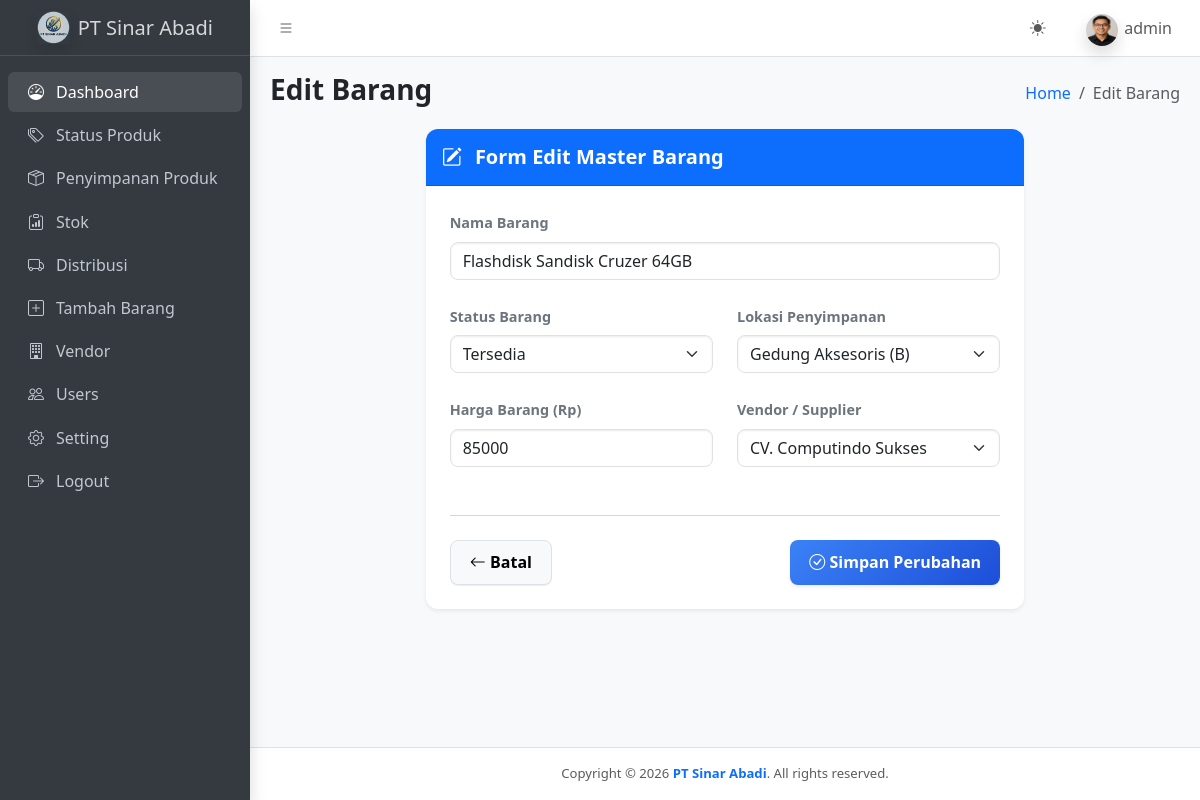
Screenshot of /edit_barang.php?id=10 (signed in) with the database file from the repository.
### tables this page shows
CREATE TABLE `barang` (
  `id` int(11) NOT NULL AUTO_INCREMENT,
  `nama_barang` varchar(100) NOT NULL,
  `status_id` varchar(50) DEFAULT NULL,
  `penyimpanan_id` varchar(100) DEFAULT NULL,
  `harga_barang` int(11) DEFAULT NULL,
  `stok` int(11) NOT NULL,
  `limit_stok` int(11) NOT NULL DEFAULT 5,
  `vendor_id` int(11) NOT NULL,
  PRIMARY KEY (`id`)
);

CREATE TABLE `status_barang` (
  `id` int(11) NOT NULL AUTO_INCREMENT,
  `nama_status` varchar(100) NOT NULL,
  PRIMARY KEY (`id`)
);

CREATE TABLE `penyimpanan` (
  `id` int(11) NOT NULL AUTO_INCREMENT,
  `nama_penyimpanan` varchar(100) NOT NULL,
  `lokasi` varchar(300) NOT NULL,
  PRIMARY KEY (`id`)
);

CREATE TABLE `vendor` (
  `id_vendor` int(11) NOT NULL AUTO_INCREMENT,
  `nama_vendor` varchar(100) NOT NULL,
  `kontak_vendor` varchar(50) NOT NULL,
  `alamat_vendor` text NOT NULL,
  PRIMARY KEY (`id_vendor`)
);

### edit_barang.php (the view, shortened to what this page needs)
<?php
include 'koneksi.php';
$id = mysqli_real_escape_string($koneksi, $_GET['id'] ?? '');
$data = mysqli_query($koneksi, "SELECT * FROM barang WHERE id = '$id' LIMIT 1");
$row = $data ? mysqli_fetch_assoc($data) : null;
$query_status      = mysqli_query($koneksi, "SELECT * FROM status_barang");
$query_penyimpanan = mysqli_query($koneksi, "SELECT * FROM penyimpanan");
$query_vendor      = mysqli_query($koneksi, "SELECT * FROM vendor");
include __DIR__ . '/components/head.php';
include __DIR__ . '/components/topbar.php';
include __DIR__ . '/components/sidebar.php';
?>
<main class="app-main">
    <div class="app-content-header">
        <div class="container-fluid">
            <div class="row">
                <div class="col-sm-6">
                    <h3 class="mb-0 fw-bold">Edit Barang</h3>
                </div>
                <div class="col-sm-6">
                    <ol class="breadcrumb float-sm-end">
                        <li class="breadcrumb-item"><a href="index.php">Home</a></li>
                        <li class="breadcrumb-item active" aria-current="page">Edit Barang</li>
                    </ol>
                </div>
            </div>
        </div>
    </div>
    <div class="app-content">
        <div class="container-fluid">
            <div class="row justify-content-center">
                <div class="col-lg-8">
                    <div class="card shadow-sm border-0" style="border-radius: 12px; overflow: hidden;">
                        <div class="card-header bg-primary text-white py-3">
                            <h5 class="mb-0 fw-bold"><i class="bi bi-pencil-square me-2"></i> Form Edit Master Barang</h5>
                        </div>
                        <div class="card-body p-4">
                            <form method="POST" action="">
                                <div class="mb-4">
                                    <label class="form-label fw-semibold text-secondary" style="font-size: 0.9rem;">Nama Barang</label>
                                    <input type="text" name="nama" class="form-control" value="<?= htmlspecialchars($row['nama_barang']); ?>" required style="border-radius: 8px;">
                                </div>
                                <div class="row">
                                    <div class="col-md-6 mb-4">
                                        <label class="form-label fw-semibold text-secondary" style="font-size: 0.9rem;">Status Barang</label>
                                        <select name="status_id" class="form-select" required style="border-radius: 8px;">
                                            <?php while ($st = mysqli_fetch_assoc($query_status)) { ?>
                                                <option value="<?= $st['id']; ?>" <?= $row['status_id'] == $st['id'] ? 'selected' : ''; ?>>
                                                    <?= htmlspecialchars($st['nama_status']); ?>
                                                </option>
                                            <?php } ?>
                                        </select>
                                    </div>
                                    <div class="col-md-6 mb-4">
                                        <label class="form-label fw-semibold text-secondary" style="font-size: 0.9rem;">Lokasi Penyimpanan</label>
                                        <select name="penyimpanan_id" class="form-select" required style="border-radius: 8px;">
                                            <?php while ($pny = mysqli_fetch_assoc($query_penyimpanan)) { ?>
                                                <option value="<?= $pny['id']; ?>" <?= $row['penyimpanan_id'] == $pny['id'] ? 'selected' : ''; ?>>
                                                    <?= htmlspecialchars($pny['nama_penyimpanan']); ?>
                                                </option>
                                            <?php } ?>
                                        </select>
                                    </div>
                                </div>
                                <div class="row">
                                    <div class="col-md-6 mb-4">
                                        <label class="form-label fw-semibold text-secondary" style="font-size: 0.9rem;">Harga Barang (Rp)</label>
                                        <input type="number" name="harga" class="form-control" value="<?= $row['harga_barang']; ?>" min="0" required style="border-radius: 8px;">
                                    </div>
                                    <div class="col-md-6 mb-4">
                                        <label class="form-label fw-semibold text-secondary" style="font-size: 0.9rem;">Vendor / Supplier</label>
                                        <select name="vendor_id" class="form-select" required style="border-radius: 8px;">
                                            <?php while ($vd = mysqli_fetch_assoc($query_vendor)) { ?>
                                                <option value="<?= $vd['id_vendor']; ?>" <?= $row['vendor_id'] == $vd['id_vendor'] ? 'selected' : ''; ?>>
                                                    <?= htmlspecialchars($vd['nama_vendor']); ?>
                                                </option>
                                            <?php } ?>
                                        </select>
                                    </div>
                                </div>
                                <hr class="mt-4 mb-4 text-muted opacity-25">
                                <div class="d-flex justify-content-between">
                                    <a href="index.php" class="btn btn-light border fw-semibold" style="border-radius: 8px; padding: 0.6rem 1.2rem;">
                                        <i class="bi bi-arrow-left"></i> Batal
                                    </a>
                                    <button type="submit" name="update" class="btn btn-primary fw-semibold shadow-sm animate-btn" style="border-radius: 8px; padding: 0.6rem 1.2rem; background: linear-gradient(135deg, #3b82f6 0%, #1d4ed8 100%); border: none;">
                                        <i class="bi bi-check-circle"></i> Simpan Perubahan
                                    </button>
                                </div>
                            </form>
                        </div>
                    </div>
                </div>
            </div>
        </div>
    </div>
</main>
<?php include __DIR__ . '/components/footer.php'; ?>

### edit_barang.php (style rules this page uses)
.animate-btn { transition: all 0.2s ease; }

### rows the page displays
barang: nama "Flashdisk Sandisk Cruzer 64GB", status_id "Tersedia", penyimpanan_id "Gedung Aksesoris (B)", harga "85000", vendor_id "CV. Computindo Sukses"

### other values shown
$username "admin"
$appSettings['app_name'] "PT Sinar Abadi"
